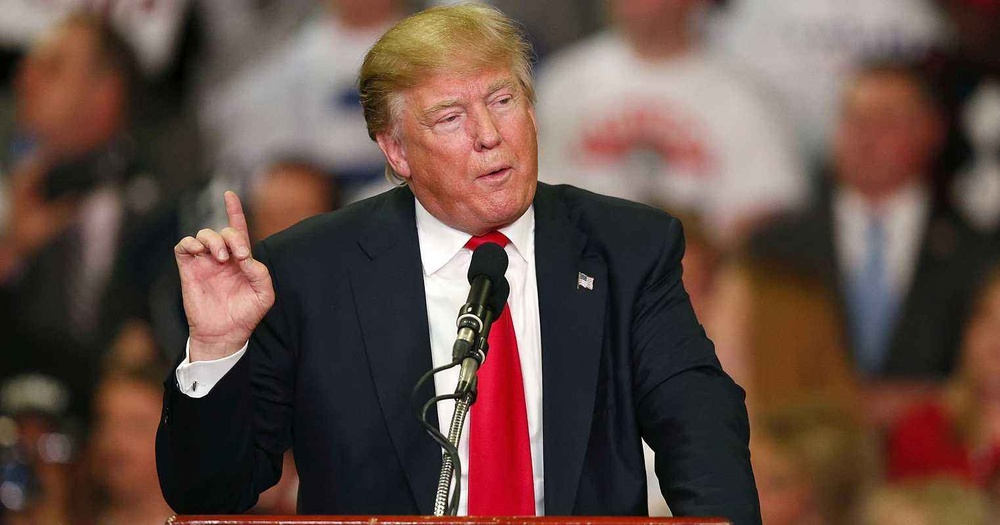
#> input picture python3/apps/test.jpeg, 1000 x 525 px, shrunk from 1523 x 800 before the run
$ python testopencv.py
#> lines starting #> are read from the running program, lines starting #| are printed output that depends on the picture
# cv.py将图片旋转90度并保存
import cv2

# flags传入0表示灰度图像, 1表示彩色图像
img=cv2.imread('test.jpeg',flags=1)
#> img is the input picture: shape (525, 1000, 3); mean B, G, R 67.9, 75.8, 98.7

# 获取图片尺寸
rows,cols=img.shape[:2]
#> rows = 525; cols = 1000

# 这里的第一个参数为旋转中心，第二个为旋转角度，第三个为旋转后的缩放因子
# 可以通过设置旋转中心，缩放因子，以及窗口大小来防止旋转后超出边界的问题
M=cv2.getRotationMatrix2D((cols/2,rows/2),90,1)

# 第三个参数是输出图像的尺寸中心
dst=cv2.warpAffine(img,M,(cols,rows))
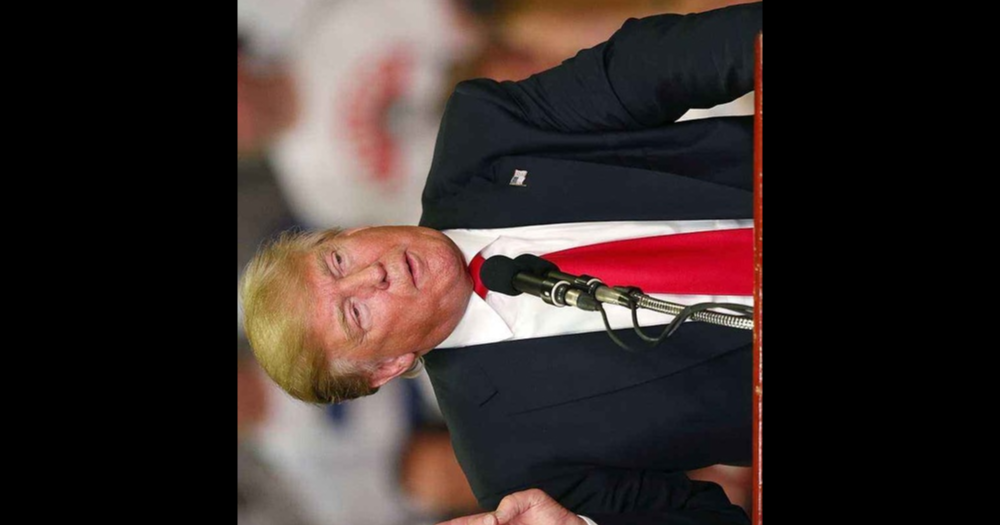
#> dst: shape (525, 1000, 3); mean B, G, R 41.5, 43.7, 55.6

# 写入文件
cv2.imwrite("test-rotated.jpg", dst, [int(cv2.IMWRITE_JPEG_QUALITY), 100])
print('rotated and saved.')

$ run again, with python3/apps/biden.jpg copied over python3/apps/test.jpeg
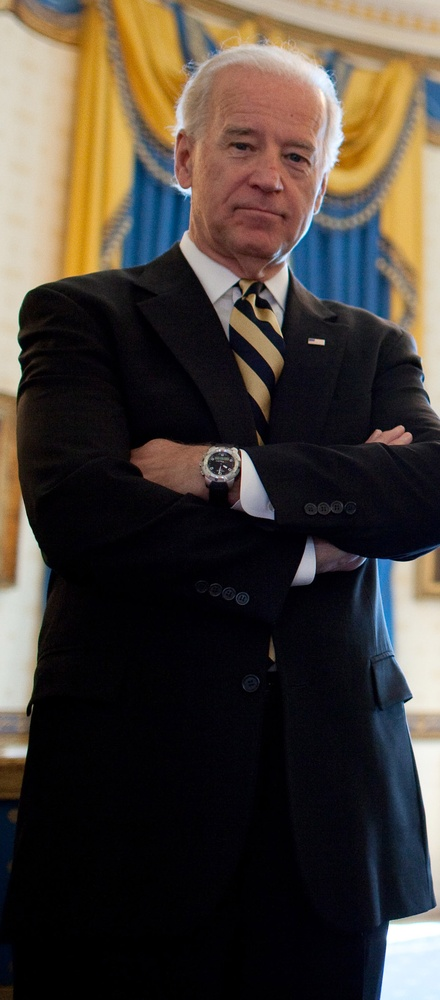
#> input picture python3/apps/biden.jpg, 440 x 1000 px, shrunk from 970 x 2204 before the run
#> img is the input picture: shape (1000, 440, 3); mean B, G, R 55.5, 62.7, 70.8
#> `dst=cv2.warpAffine(img,M,(cols,rows))`:
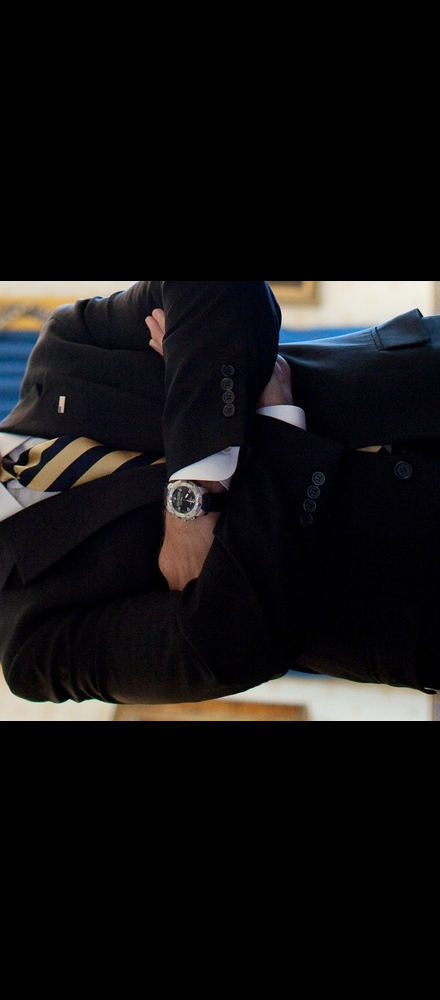
#> dst: shape (1000, 440, 3); mean B, G, R 18.6, 18, 19.1

$ run again, with python3/apps/obama.jpg copied over python3/apps/test.jpeg
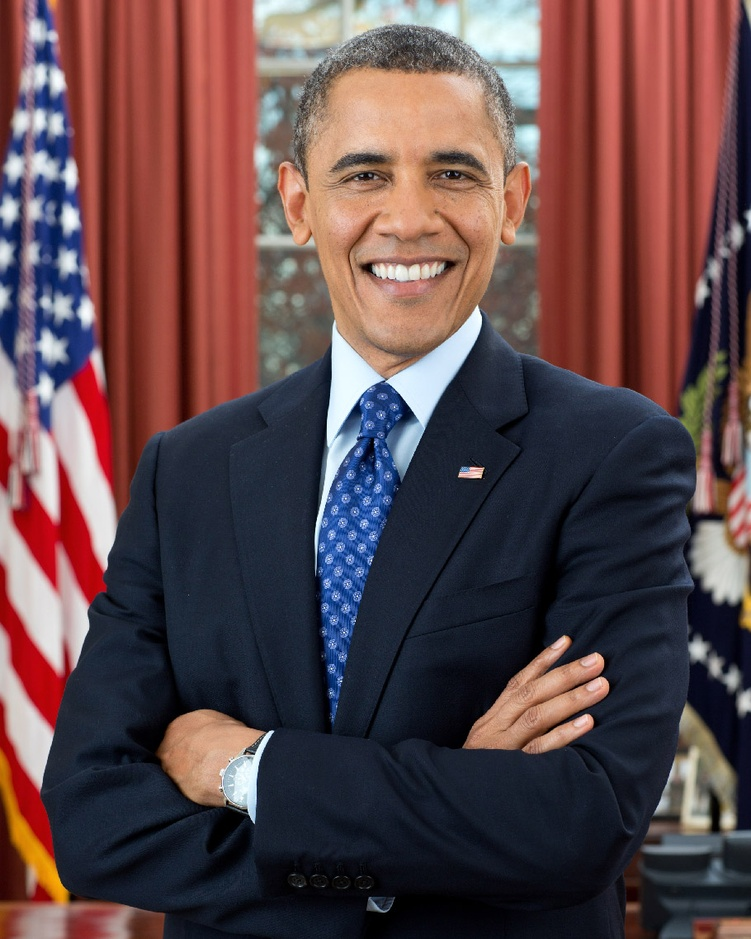
#> input picture python3/apps/obama.jpg, 751 x 939 px, shrunk from 910 x 1137 before the run
#> img is the input picture: shape (939, 751, 3); mean B, G, R 74.7, 71.7, 95
#> `dst=cv2.warpAffine(img,M,(cols,rows))`:
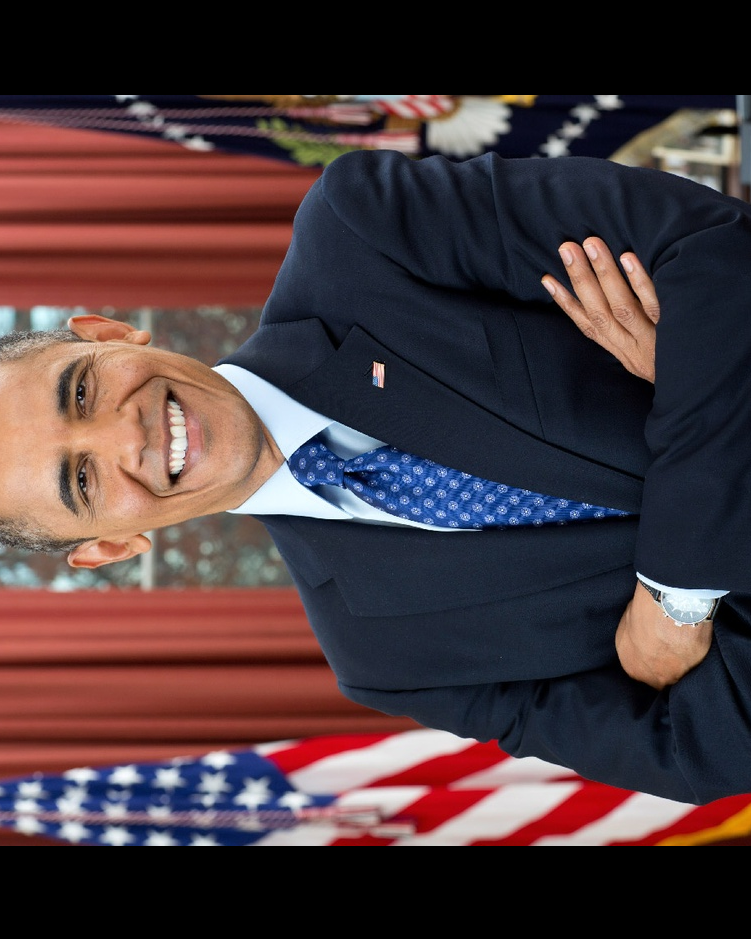
#> dst: shape (939, 751, 3); mean B, G, R 60.3, 57.1, 75.1

$ run again, with python3/apps/obama2.jpg copied over python3/apps/test.jpeg
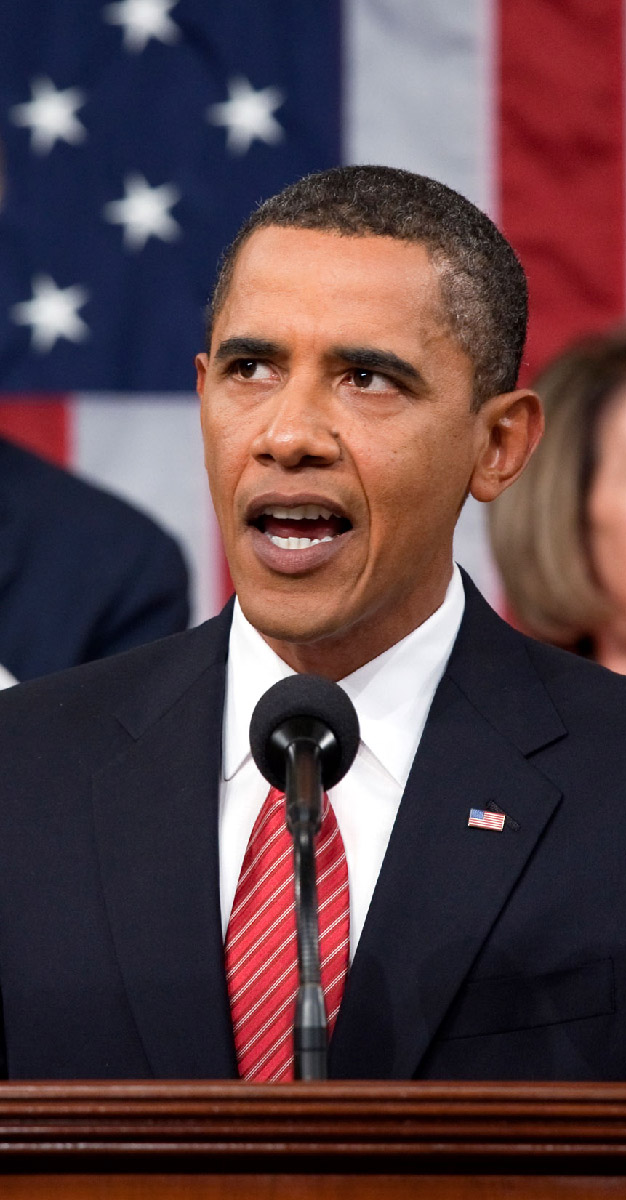
#> input picture python3/apps/obama2.jpg, 626 x 1200 px
#> img is the input picture: shape (1200, 626, 3); mean B, G, R 69.7, 64.8, 89.2
#> `dst=cv2.warpAffine(img,M,(cols,rows))`:
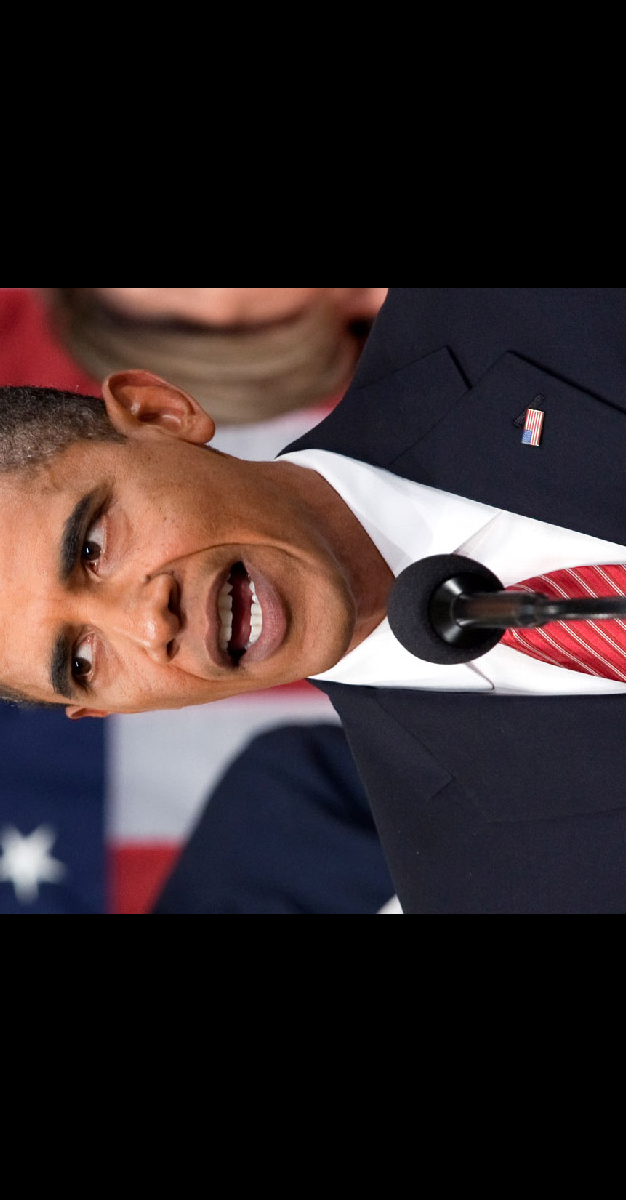
#> dst: shape (1200, 626, 3); mean B, G, R 41.4, 40.7, 53
